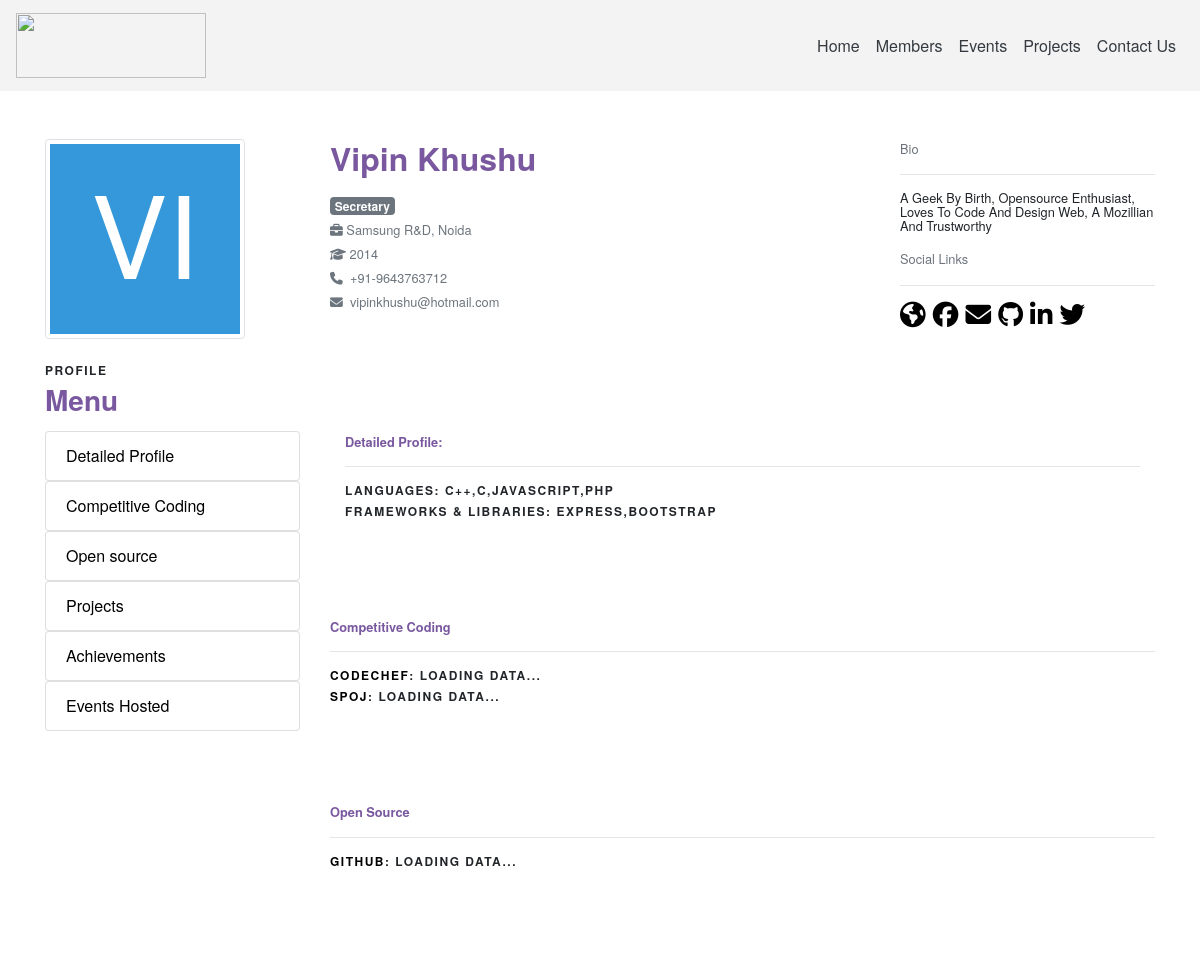
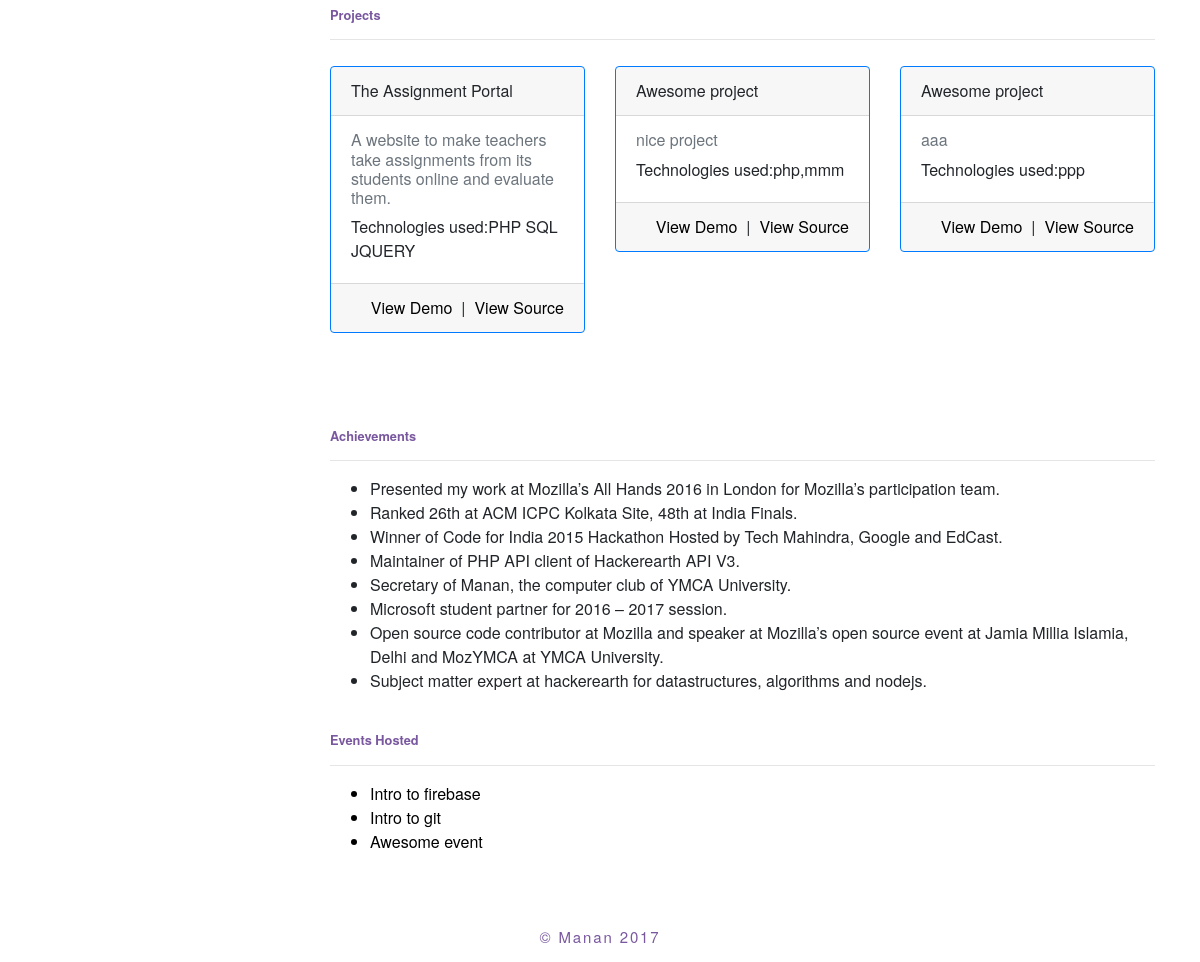
Screenshot of /member/9643763712/ with the database file from the repository (2 pictures, top to bottom).
### main/models.py (models this page shows, shortened)
class Profile(models.Model):
    user = models.OneToOneField(User, on_delete=models.CASCADE)
    email = models.EmailField(blank=True)
    fname = models.CharField(max_length=100, blank=True)
    lname = models.CharField(max_length=100, blank=True)
    github = models.CharField(max_length=100, blank=True)
    dp = models.CharField(max_length=1000, blank=True)
    batch = models.IntegerField(default=2017)
    facebook = models.CharField(max_length=100, blank=True)
    linkedin = models.CharField(max_length=100, blank=True)
    twitter = models.CharField(max_length=100, blank=True)
    bio = models.TextField(blank=True, null=True)
    label = models.CharField(max_length=100 , blank=True)
    company = models.CharField(max_length=100, blank=True)
    location = models.CharField(max_length=100,blank=True)
    frameworks = models.CharField(max_length=500,blank=True)
    languages = models.CharField(max_length=500,blank=True)
    achivements = models.CharField(max_length=1000,blank=True)
    he_profile = models.CharField(max_length=100,blank=True)
    spoj_profile = models.CharField(max_length=100,blank=True)
    he_ques = models.IntegerField(default=0)
    codechef_profile = models.CharField(max_length=100,blank=True)
    codechef_ques = models.IntegerField(default=0)
    spoj_ques = models.IntegerField(default=0)
    git_repos = models.IntegerField(default=0)
    my_website = models.CharField(max_length=100,blank=True)

class project(models.Model):
    description = models.TextField(blank=True, null=True)
    title = models.CharField(max_length=500)
    owner = models.ManyToManyField(User)
    demo_link = models.CharField(max_length=100,blank=True)
    source = models.CharField(max_length=100)
    technologies = models.CharField(max_length=1000)

class Event(models.Model):
    description = models.TextField(blank=True, null=True)
    title = models.CharField(max_length=500)
    host = models.ManyToManyField(User)
    venue = models.CharField(max_length=100)
    fee = models.IntegerField(default=0)
    rules = models.TextField(blank=True, null=True)
    prerequistes = models.TextField(blank=True, null=True)
    start_date = models.DateField(default=datetime.date.today,auto_now=False,auto_now_add=False)
    end_date = models.DateField(default=datetime.date.today,auto_now=False,auto_now_add=False)
    start_time = models.TimeField(default=datetime.datetime.now().time(),auto_now=False,auto_now_add=False)
    end_time = models.TimeField(default=datetime.datetime.now().time(),auto_now=False,auto_now_add=False)

### main/views.py (the view)
# urls.py: url(r'^member/(?P<username>[\w\-]+)/',memberprofileview,name="member-detail"),
def memberprofileview(request,username):
	user = get_object_or_404(User,username=username)
	achivements = user.profile.achivements
	if achivements !="":
		achivements=achivements.split("--")
	return render(request,'Memberdetail.html',{'member':user,'ach':achivements})

### main/templates/Memberdetail.html (shortened to what this page needs)
{% extends "header.html" %}
{% block page_context %}
<br/><br/>
<div class="container">
  <div class="row">
    <div class="col-lg-3">
     <img data-name="{{member.profile.fname}} {{member.profile.lname}}"  data-char-count="2" class="profile img-thumbnail" width="200px" height="200px"/>
   </div>
   <div class="col-lg-6">
    <h2 class="txxt-body">{{member.profile.fname}} {{member.profile.lname}}</h2>
    <span class="badge badge-secondary">{{member.profile.label}}</span>
    <p>
      <small class="text-muted">
        {% if member.profile.company %}<i class="fa fa-briefcase"></i>&nbsp;{{member.profile.company}}<br/>{% endif %}
        <i class="fa fa-graduation-cap"></i>&nbsp;{{member.profile.batch}}<br/>
        <i class="fa fa-phone"></i>&nbsp;&nbsp;+91-{{member.username}}<br/>
        <i class="fa fa-envelope"></i>&nbsp;&nbsp;{{member.email}}
      </small>
    </p>
  </div>
  <div class="col-lg-3">
    <small class="text-muted">
      <p>Bio</p>
      <hr>
    </small>
    <p style="line-height: 1.1;font-size:80%">{{member.profile.bio}}</p>
    <small class="text-muted">
      <p>Social Links</p>
      <hr>
      <a href="{{member.profile.my_website}}" target="_new"><i class="fa fa-globe fa-2x"></i></a>&nbsp;
      <a href="https://facebook.com/{{member.profile.facebook}}" target="_new"><i class="fa fa-facebook-official fa-2x"></i></a>&nbsp;
      <a href="mailto:{{member.profile.email}}" target="_new"><i class="fa fa-envelope fa-2x"></i></a>&nbsp;
      <a href="https://github.com/{{member.profile.github}}" target="_new"><i class="fa fa-github fa-2x"></i></a>&nbsp;
      <a href="https://linkedin.com/in/{{member.profile.linkedin}}" target="_new"><i class="fa fa-linkedin fa-2x"></i></a>&nbsp;
      <a href="https://twitter.com/{{member.profile.twitter}}" target="_new"><i class="fa fa-twitter fa-2x"></i></a>&nbsp;
    </small>
  </div>
</div>
<div class="row">
  <div class="col-lg-3"><br/>
    <p class="txxt-head">Profile</p>
    <h3 class="txxt-body">Menu</h3>
    <ul class="list-group">
      <a href="#Detailed_Profile"><li class="list-group-item">Detailed Profile</li></a>
      <a href="#Competitive_Coding"><li class="list-group-item">Competitive Coding</li></a>
      <a href="#Open_source"><li class="list-group-item">Open source</li></a>
      {% if member.project_set.all %}<a href="#Projects"><li class="list-group-item">Projects</li></a></a>{% endif %}
      {% if ach %}<a href="#Achievements"><li class="list-group-item">Achievements</li></a>{% endif %}
      {% if member.event_set.all %}<a href="#Events_Hosted"><li class="list-group-item">Events Hosted</li></a>{% endif %}
    </ul>
  </div>
  <div class="col-lg-9" style="background-color: #fff">
    <div class="container">
      <small class="text-muted" id="Detailed_Profile">
        <br/><br/><br/>
        <br/>
        <p class="txxt-body">Detailed Profile:</p>
        <hr>
      </small>
      <p class="txxt-head">Languages: {{member.profile.languages}}</p>
      <p class="txxt-head">Frameworks & Libraries: {{member.profile.frameworks}}</p>
    </div>
    <small class="text-muted"  id="Competitive_Coding">
      <br/><br/><br/><br/>
      <p class="txxt-body">Competitive Coding</p>
      <hr>
    </small>
    <p class="txxt-head"><a href="https://www.codechef.com/users/{{member.profile.he_profile}}">Codechef</a>: <span id="he_quest">Loading Data...</span> </p>
    <p class="txxt-head"><a href="http://spoj.com/users/{{member.profile.spoj_profile}}">Spoj</a>: <span id="spoj_quest">Loading Data...</span></p>
    <small class="text-muted" id="Open_source">
      <br/><br/><br/><br/>
      <p class="txxt-body">Open Source</p>
      <hr>
    </small>
    <p class="txxt-head"><a href="https://github.com/{{member.profile.github}}">Github</a><span id="git_repos">: Loading Data...</span></p>
    {% if member.project_set.all %}
    <small class="text-muted" id="Projects">
      <br/><br/><br/><br/>
      <p class="txxt-body">Projects</p>
      <hr>
    </small>
    <div class="row">
      {% for x in member.project_set.all %}
      <div class="col-lg-4" style="margin-top: 10px;">
        <div class="card border-primary">
          <div class="card-header">
            {{x.title}}
          </div>
          <div class="card-body">
            <h6 class="card-subtitle mb-2 text-muted">
              {{x.description}}
            </h6>
            <p class="card-text">Technologies used:{{x.technologies}} </p>
          </div>
          <div class="card-footer">
            <a href="{{x.source}}" class="float-right">View Source</a>
            <span class="float-right">&nbsp; | &nbsp;</span>
            <a href="{{x.demo_link}}" class="float-right">View Demo</a>
          </div>
        </div>
      </div>
      {% endfor %}
    </div>
    {% endif %}
    {% if ach %}
    <small class="text-muted" id="Achievements">
      <br/><br/><br/><br/>
      <p class="txxt-body">Achievements</p>
      <hr>
    </small>
    <p>
      <ul>
        {% for x in ach %}
        <li>{{x}}</li>
        {% endfor %}
      </ul>
    </p>
    {% endif %}
    {% if member.event_set.all %}
    <small class="text-muted" id="Events_Hosted">
      <br/>
      <p class="txxt-body">Events Hosted</p>
      <hr>
    </small>
    <p>
      <ul>
        {% for x in member.event_set.all %}
        <a href="/event/detail/{{x.pk}}"><li>{{x.title}}</li></a>
        {% endfor %}
      </ul>
    </p>
    {% endif %}
  </div>
</div>
</div>
<br/><br/>
{% endblock page_context %}

### main/templates/header.html (style rules this page uses)
body { font-family: "BentonSans", "Helvetica Neue", sans-serif; }
a { color: #000; }
.txxt-head { margin-bottom: 20px; font-size: 12px; font-weight: bold; text-transform: uppercase; letter-spacing: .125em; margin: 0 0 .5em 0; line-height: 1.2; }
.txxt-body { color:#79589F; font-weight: bold; margin: 0 0 .5em 0; line-height: 1.2; }

### rows the page displays
project: title "The Assignment Portal", description "A website to make teachers take assignments from its students online and evaluate them.", technologies "PHP SQL JQUERY"
project: title "Awesome project", description "nice project", technologies "php,mmm"
project: title "Awesome project", description "aaa", technologies "ppp"
Event: title "Intro to firebase"
Event: title "Intro to git"
Event: title "Awesome event"

### other values shown
{{ member.profile.fname }} "Vipin"
{{ member.profile.lname }} "Khushu"
{{ member.profile.label }} "Secretary"
{{ member.profile.company }} "Samsung R&D, Noida"
{{ member.profile.batch }} "2014"
{{ member.username }} "9643763712"
{{ member.email }} "vipinkhushu@hotmail.com"
{{ member.profile.bio }} "A Geek By Birth, Opensource Enthusiast, Loves To Code And Design Web, A Mozillian And Trustworthy"
{{ member.profile.languages }} "C++,C,JAVASCRIPT,PHP"
{{ member.profile.frameworks }} "EXPRESS,BOOTSTRAP"
{{ x }} "Presented my work at Mozilla’s All Hands 2016 in London for Mozilla’s participation team." "Ranked 26th at ACM ICPC Kolkata Site, 48th at India Finals." "Winner of Code for India 2015 Hackathon Hosted by Tech Mahindra, Google and EdCast." "Maintainer of PHP API client of Hackerearth API V3." "Secretary of Manan, the computer club of YMCA University." "Microsoft student partner for 2016 – 2017 session." "Open source code contributor at Mozilla and speaker at Mozilla’s open source event at Jamia Millia Islamia, Delhi and MozYMCA at YMCA University." "Subject matter expert at hackerearth for datastructures, algorithms and nodejs."
